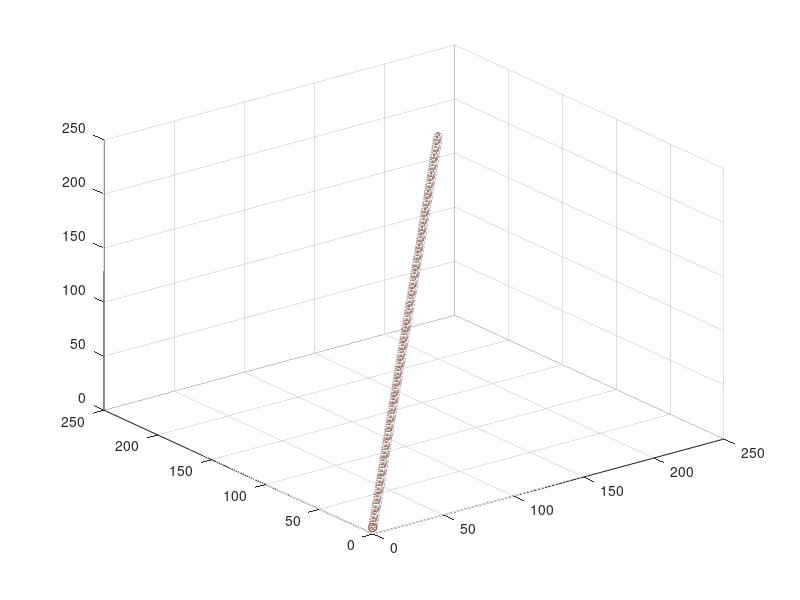

MATLAB code to generate this figure:
clc;
close all;
clear all;
function lamd=lace(w1,b1,w2,b2,X)
  z1=w1*X'+b1;
  a1=tanh(z1);
  z2=w2*a1+b2;
  a2=tanh(z2);
  lamd=a2;
end
function z=deriofactfun(x)
  z=1- tanh(x).*tanh(x);
end
n=501;
t=linspace(0,200,n);
a=1;b=1;c=1;
g=[a;b;c];
xd=2+t;
yd=3+t;
zd=4+t;
x=xd(:,1:n-1);
y1=yd(:,1:n-1);
z=zd(:,1:n-1);
xd=xd(:,2:n);
yd=yd(:,2:n);
zd=zd(:,2:n);
X=[x' y1' z'];
Xd=[xd' yd' zd'];
E=Xd-X;
scatter3(x,y1,z);
p=10;
w1=rand(p,3);
b1=rand(p,1);
w2=rand(3,p);
b2=rand(3,1);
lamk1=lace(w1,b1,w2,b2,E);
uk1=-g'*lamk1;
dt=0.001;
xk1=X'+dt*(g*uk1);
e2=Xd-(xk1)';
lamk2=lace(w1,b1,w2,b2,e2);
dlamk1=e2+(lamk2)';
y=dlamk1';
nw2=nw1=nb2=nb1=0.085;
for epoch=1:3000
  a0=E';
  for i=1:3
    a0(i,:)=(a0(i,:)-min(a0(i,:)))./(max(a0(i,:))-min(a0(i,:)));
  end
  z1=w1*a0+b1;
  a1=tanh(z1);
  z2=w2*a1+b2;
  a2=z2;
  k1=-g'*lamk1;
  dt=0.001;
  xk1=X'+dt*(g*uk1);
  e2=Xd-(xk1)';
  lamk2=lace(w1,b1,w2,b2,e2);
  dlamk1=e2+(lamk2)';
  y=dlamk1';
  da2=a2-y;
  m=n-1;
  if (rem(epoch,100)==0)    
    (trace(da2*da2'))/m
  end
  dz2=da2;
  dw2=(dz2*a1')./m;
  db2=(sum(dz2,2))./m;
  da1=w2'*dz2;
  dz1=da1.*(deriofactfun(z1));
  dw1=(dz1*a0')./m;
  db1=(sum(dz1,2))./m;
  w2=w2-nw2.*dw2;
  b2=b2-nb2.*db2;  
  w1=w1-nw1.*dw1;
  b1=b1-nb1.*db1;
end 
lamk1=lace(w1,b1,w2,b2,E);
uk1=-g'*lamk1;
dt=0.001;
xk1=X'+dt*(g*uk1);
hold on;
scatter3(xk1(1,:),xk1(2,:),xk1(3,:));